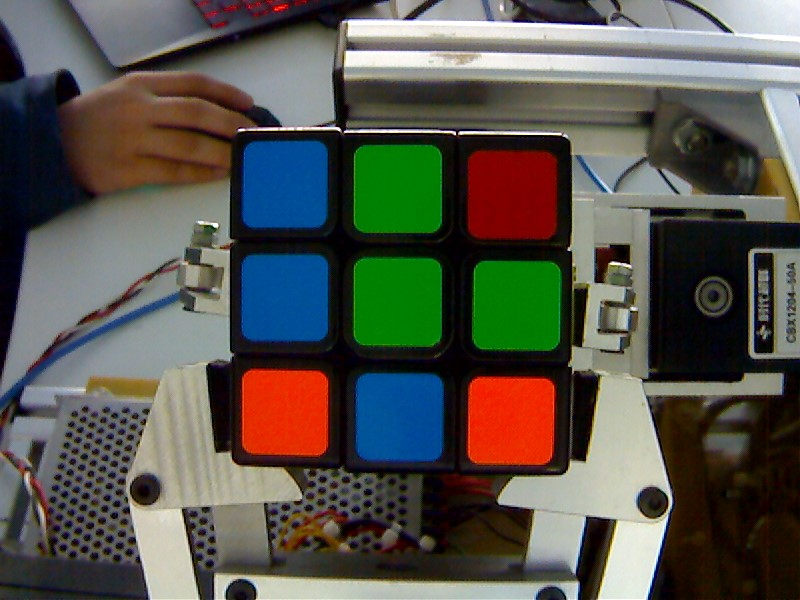
#> input picture Screenshot_.png, 800 x 600 px
$ python main.py
#> lines starting #> are read from the running program, lines starting #| are printed output that depends on the picture; after the words box and inside, x2 and y2 are one past the last pixel; in counts of white or black regions, pixels touching at a corner belong together
#> further down, img is the input picture: shape (600, 800, 3); mean B, G, R 77.7, 85.8, 86.9
"""
@ author  : 刘思一 武玉琢
@ date    : 2021.1.11
@ lesson  : 机电系统实验
"""
from cv2 import cv2
import numpy as np
import json
import time

# sub-functions needed
def test(test_list):
    if len(test_list)==0:
        return False
    else: return True

def split(llst):  #split boundaries by rows
    lst=[]
    lst.append(llst.pop(0)) # take down the first boundary as a sample
    while len(llst)>0:
        # only take down the boundaries whose centers are not so close to each other
        if abs(llst[0]['cy']-lst[-1]['cy'])<=50:
            lst.append(llst.pop(0))
        else: break
    # sort the boundaries by x label
    lst.sort(key=lambda k: (k.get('cx')))
    i=0
    while i<len(lst)-1:
        # only take down the boundaries whose centers are not so close to each other
        if lst[i+1]['cx']-lst[i]['cx']<=50:
            del lst[i+1]
            i = i - 1
        i = i + 1
    return lst

def getcenter(img):  # get all the boundaries in the picture
    x, y = img.shape[0:2]
#> x = 600; y = 800
    x1 = int(x/2-200)
#> x1 = 100
    y1 = int(y/2-200)
#> y1 = 200
    x2 = int(x/2+200)
#> x2 = 500
    y2 = int(y/2+200)
#> y2 = 600
    img_t=img[x1:x2, y1:y2] # get the proper part of the image
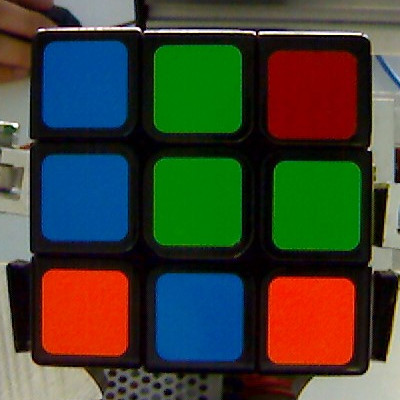
#> img_t: shape (400, 400, 3); mean B, G, R 50.9, 65.8, 63.3
    img_test1 = cv2.resize(img_t,(400,400))
    # image processing

    gray = cv2.cvtColor(img_test1, cv2.COLOR_BGR2GRAY)
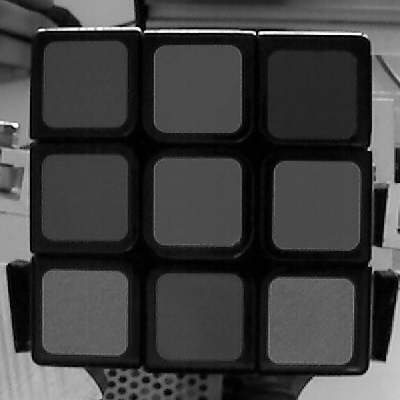
#> gray: shape (400, 400); min 0, max 255, mean 63.3
    blurred = cv2.GaussianBlur(gray, (5, 5), 0)
    canny = cv2.Canny(blurred, 10, 50)
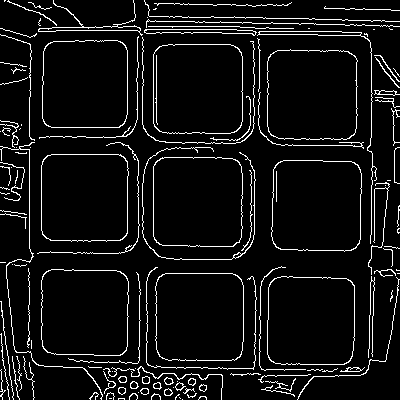
#> canny: shape (400, 400); 6.9% white in thin lines or dots
    kernel = np.ones((3,3), np.uint8)
    dilated = cv2.dilate(canny, kernel, iterations=2)
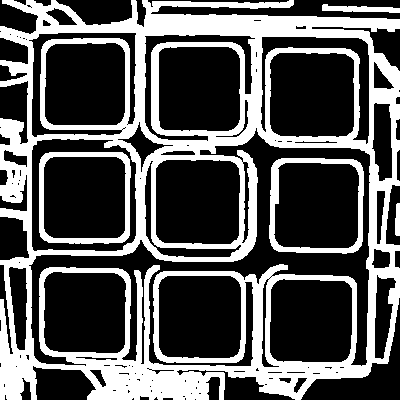
#> dilated: shape (400, 400); 34.3% white; 5 white regions
    (contours, hierarchy) = cv2.findContours(dilated.copy(), cv2.RETR_TREE, cv2.CHAIN_APPROX_SIMPLE)
#> contours = 110 contours, 63 with area under 20; largest, box (x1, y1, x2, y2) and area: (0, 0, 400, 400) 141441, (28, 127, 371, 367) 22776, (31, 138, 137, 252) 11219, (269, 158, 364, 254) 8478, (39, 152, 131, 244) 8033
    hierarchy = hierarchy[0]
    index = 0
    center = []
    for component in zip(contours, hierarchy):
        contour = component[0]
        peri = cv2.arcLength(contour, True)
        area = cv2.contourArea(contour)
        # compute the center of the contour
        M = cv2.moments(contour)
        # compute the center location of each boundaries
        if M["m00"]:
            cX = int(M["m10"] / M["m00"])
            cY = int(M["m01"] / M["m00"])
        else:
            cX = None
            cY = None
        # select available boundaries
        if 5006 < area < 14000 and cX is not None and 50 < peri < 600 :
            tmp = {'index': index, 'cx': cX, 'cy': cY, 'contour': contour}
            center.append(tmp)
            index += 1
#> this loop made 110 passes
#> (peri, area, cX, cY) on passes 1, 2, 3, 21, 22, 27, 29, 30, 31, 32, 33, 43: (70.24, 112.5, 397, 220), (169, 340, 359, 8), (3199.5, 141441, 200, 201), (48.87, 109.5, 298, 383), (33.31, 56, 285, 379), (25.07, 21.5, 123, 373), (39.66, 36, 295, 372), (31.66, 28, 274, 372), (25.66, 22, 239, 371), (50.73, 54.5, 161, 370), (57.11, 135, 98, 376), (29.31, 26, 120, 365)
#> after the loop, center = 12 items; index = 12

    center.sort(key=lambda k: (k.get('cy')))
    if test(center): # test whether the center variable is usable
        row1=split(center)
#> the loop in split, `while len(llst)>0:` made 3 passes
#> after the loop in split, `while len(llst)>0:`: llst = 9 items; lst = 3 items
#> the loop in split, `while i<len(lst)-1:` made 2 passes
#> i on passes 1 to 2: 1, 2
#> after the loop in split, `while i<len(lst)-1:`: i = 2
#> row1 = 3 items
    else:
        return center, img_test1
    if test(center):# test whether the center variable is usable
        row2=split(center)
#> the loop in split (call 2), `while len(llst)>0:` made 6 passes
#> the loop in split (call 2), `while i<len(lst)-1:` made 5 passes
#> i on passes 1 to 5: 0, 0, 1, 2, 2
#> row2 = 3 items
    else:
        return center, img_test1
    if test(center):# test whether the 'center' variable is usable
        row3=split(center)
#> row3 = 3 items
    else:
        return center, img_test1

    center.clear()
    center = row1 + row2 + row3 # rewrite the variable 'center'
#> center = 9 items
    return center,img_test1


def knn(sample ,k, RGB_array, Color_array): # kNN color recognizing function

    # compute the distances and sort them, output indexes to simplify color recognizing
    dist = (((RGB_array-sample)**2).sum(1))**0.5
    sortedDist = dist.argsort()

    # find out the occurrence frequency of the four nearest sample
    ColorCount = {}
    for i in range(k):
        label = Color_array[sortedDist[i]]
        ColorCount[label] = ColorCount.get(label, 0)+1

    # find out the most frequent color symbol
    maxClr=0
    maxCount = -1
    for key, value in ColorCount.items():
        if value > maxCount:
            maxClr = key
            maxCount = value
    return maxClr


# standard data needed in kNN algorithm
RGB_array = np.loadtxt('train.txt', dtype=int, usecols=(0,1,2), delimiter=',')
Color_array = list(np.loadtxt('train.txt', dtype=int, usecols=3, delimiter=','))
number=0
while True:
    time.sleep(0.5)
    # read frame per half second
    number+=1
    #if os.path.exists('Screenshot_.png'):
    try :
        img = cv2.imread('Screenshot_.png')
        img_save = cv2.resize(img, (800,600)) # resize frame to a proper size
        print(f'valid pic {number}')        #  monitor programme running
        # get the border of nine blocks and other items needed
        center,img_test1 = getcenter(img_save)
#> center = 9 items
        while len(center) == 9:   # only take data when nine boundaryies are all recognized
            print('detecting finished!')
            newimg = cv2.cvtColor(img_test1, cv2.COLOR_BGR2RGB) # convert OpenCV BGR file to RGB file
            # Clritem = {1:'blue', 2:'green', 3:'red', 4:'orange', 5:'white', 6:'yellow'}   this sentence was to display colors directly

            # present recognized color data in the form of python-dictionary
            outputDic = {'colordata':[]}
            for i in center:
                item = knn(newimg[i['cx'], i['cy']], 4, RGB_array, Color_array)
                outputDic['colordata'].append({'number':str(center.index(i)),'color':str(item)})

            # write json file
            try:
                out_file = open('clrarray.json', "w")
                json.dump(outputDic, out_file, indent = 2)
                out_file.close()
                center.clear()
            except(PermissionError): # if unity is using json file, stop writing
                print('unable to write json file')
#> this loop made 1 pass
#| detecting finished!

    # file reading error processing
    except(TypeError):
        print('invalid pic')
    except(cv2.error):
        print('unknown error')
